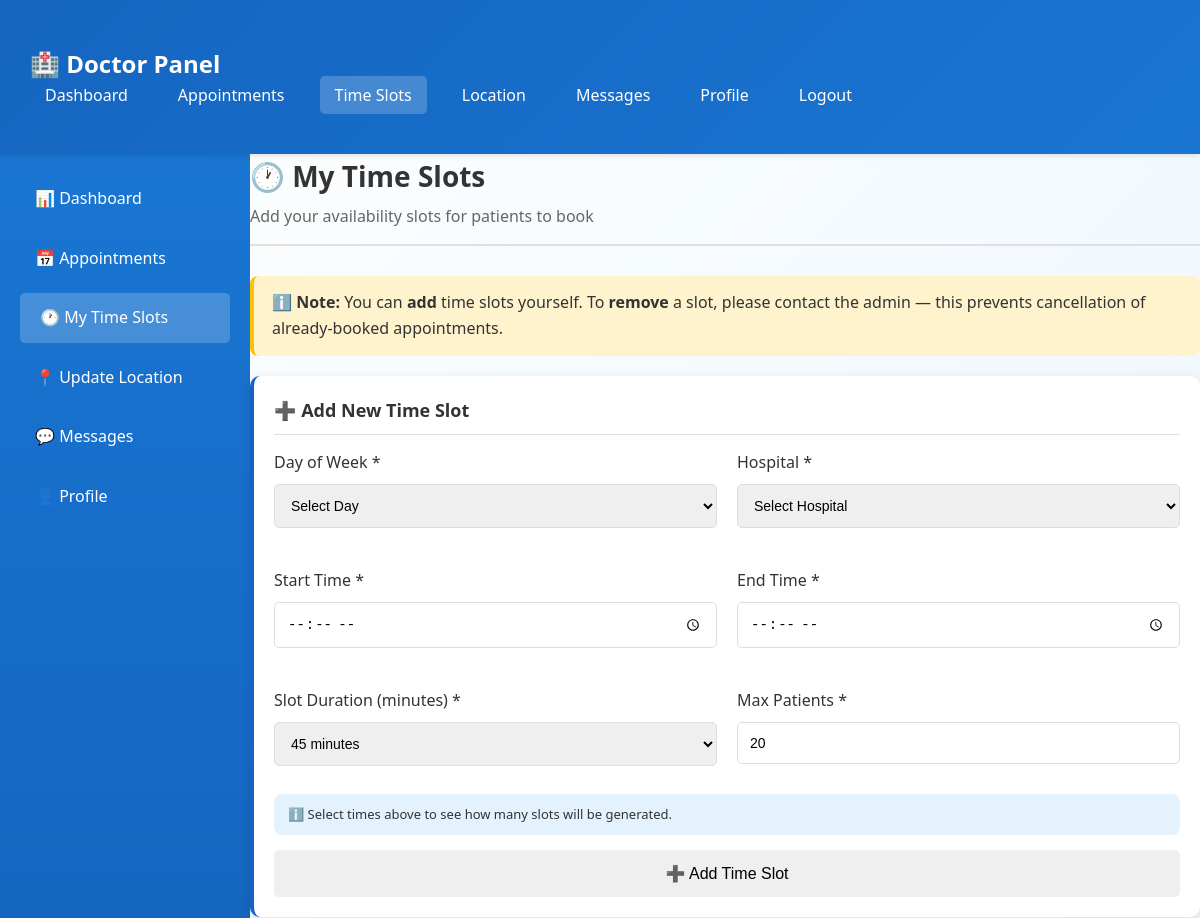
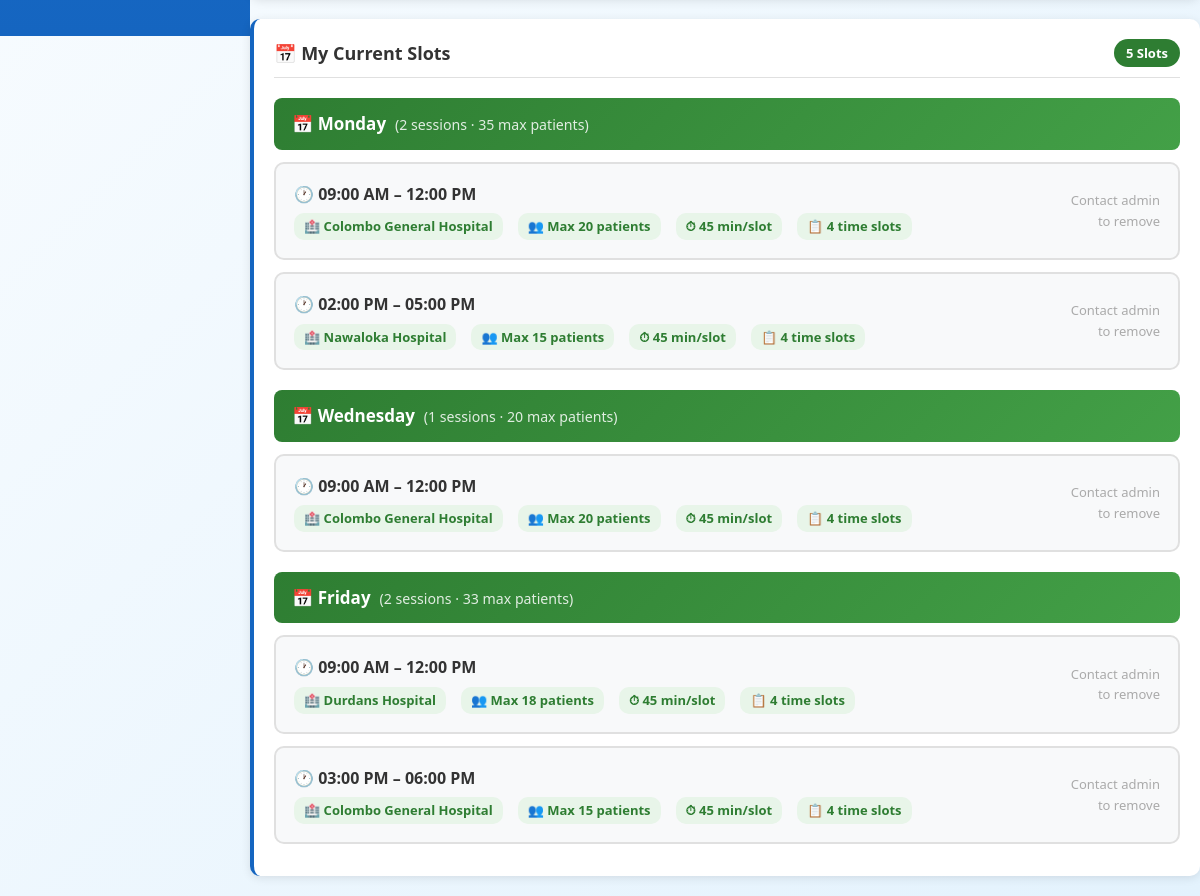
The page /doctor/manage_slots.php (signed in) on the database its author committed (2 pictures, top to bottom).
### tables this page shows
CREATE TABLE doctors (
    id INT PRIMARY KEY AUTO_INCREMENT,
    user_id INT UNIQUE NOT NULL,
    full_name VARCHAR(150) NOT NULL,
    specialization VARCHAR(100) NOT NULL,
    phone VARCHAR(20),
    license_number VARCHAR(50),
    consultation_fee DECIMAL(10,2) DEFAULT 0.00,
    current_hospital VARCHAR(200),
    accepts_video_call TINYINT(1) DEFAULT 0,
    next_hospital VARCHAR(200),
    ongoing_number INT DEFAULT 0,
    FOREIGN KEY (user_id) REFERENCES users(id) ON DELETE CASCADE
);

CREATE TABLE schedules (
    id INT PRIMARY KEY AUTO_INCREMENT,
    doctor_id INT NOT NULL,
    day_of_week ENUM('Monday', 'Tuesday', 'Wednesday', 'Thursday', 'Friday', 'Saturday', 'Sunday') NOT NULL,
    start_time TIME NOT NULL,
    end_time TIME NOT NULL,
    hospital_name VARCHAR(200) NOT NULL,
    max_patients INT DEFAULT 20,
    slot_duration INT DEFAULT 45 COMMENT 'Duration in minutes',
    created_at TIMESTAMP DEFAULT CURRENT_TIMESTAMP,
    FOREIGN KEY (doctor_id) REFERENCES doctors(id) ON DELETE CASCADE,
    INDEX idx_doctor_day (doctor_id, day_of_week)
);

### doctor/manage_slots.php (the view, shortened to what this page needs)
<?php
include '../includes/config.php';
$stmt = $conn->prepare("SELECT * FROM doctors WHERE user_id = ?");
$stmt->bind_param("i", $_SESSION['user_id']);
$stmt->execute();
$doctor = $stmt->get_result()->fetch_assoc();
$sched_stmt = $conn->prepare("SELECT * FROM schedules WHERE doctor_id = ? ORDER BY FIELD(day_of_week,'Monday','Tuesday','Wednesday','Thursday','Friday','Saturday','Sunday'), start_time");
$sched_stmt->bind_param("i", $doctor['id']);
$sched_stmt->execute();
$schedules = $sched_stmt->get_result();
?>
<!DOCTYPE html>
<html lang="en">
<head>
    <link rel="stylesheet" href="../css/style.css">
</head>
<body class="doctor-theme">
<nav class="navbar">
    <div class="main-content">
        <a href="dashboard.php" class="navbar-brand">🏥 Doctor Panel</a>
        <ul class="navbar-menu">
            <li><a href="dashboard.php">Dashboard</a></li>
            <li><a href="appointments.php">Appointments</a></li>
            <li><a href="manage_slots.php" style="background:rgba(255,255,255,0.2);">Time Slots</a></li>
            <li><a href="update_location.php">Location</a></li>
            <li><a href="messages.php">Messages</a></li>
            <li><a href="profile.php">Profile</a></li>
            <li><a href="../logout.php">Logout</a></li>
        </ul>
    </div>
</nav>
<div class="dashboard-container">
<div class="dashboard-container">
    <div ><div class="sidebar">
        <ul>
            <li><a href="dashboard.php">📊 Dashboard</a></li>
            <li><a href="appointments.php">📅 Appointments</a></li>
            <li><a href="manage_slots.php" class="active">🕐 My Time Slots</a></li>
            <li><a href="update_location.php">📍 Update Location</a></li>
            <li><a href="messages.php">💬 Messages</a></li>
            <li><a href="profile.php">👤 Profile</a></li>
        </ul>
    </div></div>
    <main >
        <div class="page-header">
            <h1>🕐 My Time Slots</h1>
            <p>Add your availability slots for patients to book</p>
        </div>
        <div class="no-delete-notice">
            ℹ️ <strong>Note:</strong> You can <strong>add</strong> time slots yourself. To <strong>remove</strong> a slot, please contact the admin — this prevents cancellation of already-booked appointments.
        </div>
        <div class="card">
            <div class="card-header">➕ Add New Time Slot</div>
            <form method="POST">
                <div style="display:grid;grid-template-columns:1fr 1fr;gap:20px;">
                    <div class="form-group">
                        <label>Day of Week *</label>
                        <select name="day_of_week" required>
                            <option value="">Select Day</option>
                        </select>
                    </div>
                    <div class="form-group">
                        <label>Hospital *</label>
                        <select name="hospital_name" required>
                            <option value="">Select Hospital</option>
                        </select>
                    </div>
                    <div class="form-group">
                        <label>Start Time *</label>
                        <input type="time" name="start_time" required>
                    </div>
                    <div class="form-group">
                        <label>End Time *</label>
                        <input type="time" name="end_time" required>
                    </div>
                    <div class="form-group">
                        <label>Slot Duration (minutes) *</label>
                        <select name="slot_duration" required>
                            <option value="45" selected>45 minutes</option>
                        </select>
                    </div>
                    <div class="form-group">
                        <label>Max Patients *</label>
                        <input type="number" name="max_patients" value="20" min="1" max="60" required>
                    </div>
                </div>
                <div class="calc-info" id="slot-calc">
                    ℹ️ Select times above to see how many slots will be generated.
                </div>
                <button type="submit" class="btn btn-glass-primary" style="width:100%;padding:14px;font-size:16px;margin-top:15px;">
                    ➕ Add Time Slot
                </button>
            </form>
        </div>
        <div class="card">
            <div class="card-header">
                📅 My Current Slots
                <span style="float:right;background:#2e7d32;color:white;padding:4px 12px;border-radius:20px;font-size:13px;"><?php echo $schedules->num_rows; ?> Slots</span>
            </div>
            <?php
            if ($schedules->num_rows > 0) {
                $grouped = [];
                while ($s = $schedules->fetch_assoc()) $grouped[$s['day_of_week']][] = $s;
                foreach ($grouped as $day => $slots) {
                    $total_patients = array_sum(array_column($slots, 'max_patients'));
                    echo '<div class="day-group-header">📅 '.$day.' &nbsp;<small style="font-weight:normal;opacity:0.85;">('.count($slots).' sessions · '.$total_patients.' max patients)</small></div>';
                    foreach ($slots as $slot) {
                        $start_fmt = date('h:i A', strtotime($slot['start_time']));
                        $end_fmt   = date('h:i A', strtotime($slot['end_time']));
                        $mins = (strtotime($slot['end_time']) - strtotime($slot['start_time'])) / 60;
                        $num_slots = floor($mins / $slot['slot_duration']);
                        echo '<div class="slot-card">';
                        echo '<div class="slot-info">';
                        echo '<strong>🕐 '.$start_fmt.' – '.$end_fmt.'</strong>';
                        echo '<div class="slot-meta">';
                        echo '<span>🏥 '.htmlspecialchars($slot['hospital_name']).'</span>';
                        echo '<span>👥 Max '.$slot['max_patients'].' patients</span>';
                        echo '<span>⏱ '.$slot['slot_duration'].' min/slot</span>';
                        echo '<span>📋 '.$num_slots.' time slots</span>';
                        echo '</div>';
                        echo '</div>';
                        echo '<div style="color:#aaa;font-size:13px;text-align:right;">Contact admin<br>to remove</div>';
                        echo '</div>';
                    }
                }
            } else {
                echo '<div style="text-align:center;padding:40px;color:#999;"><div style="font-size:48px;">🕐</div><h3>No time slots yet</h3><p>Add your first slot above.</p></div>';
            }
            ?>
        </div>
    </main>
</div>
</body>
</html>

### css/style.css (style rules this page uses)
* { margin: 0; padding: 0; box-sizing: border-box; }
body { font-family: 'Segoe UI', Tahoma, Geneva, Verdana, sans-serif; line-height: 1.6; color: #333; }
.doctor-theme { background: linear-gradient(135deg, #fff 0%, #e3f2fd 100%); }
.doctor-theme .navbar { background: linear-gradient(135deg, #1565c0 0%, #1976d2 100%); color: white; padding: 15px 0; box-shadow: 0 2px 5px rgba(0,0,0,0.1); }
.doctor-theme .sidebar { background: linear-gradient(180deg, #1976d2 0%, #1565c0 100%); color: white; }
.doctor-theme .card { border-left: 4px solid #1565c0; }
.navbar { display: flex; justify-content: space-between; align-items: center; padding: 15px 30px; position: sticky; top: 0; z-index: 1000; }
.navbar-brand { font-size: 24px; font-weight: bold; color: white; text-decoration: none; }
.navbar-menu { display: flex; list-style: none; gap: 20px; align-items: center; }
.navbar-menu a { color: white; text-decoration: none; padding: 8px 15px; border-radius: 5px; transition: all 0.3s; }
.dashboard-container { display: flex; min-height: calc(100vh - 70px); }
.sidebar { width: 250px; padding: 20px; min-height: 100vh; }
.sidebar ul { list-style: none; }
.sidebar ul li { margin-bottom: 10px; }
.sidebar ul li a { display: block; color: white; text-decoration: none; padding: 12px 15px; border-radius: 5px; transition: all 0.3s; }
.sidebar ul li a:hover, .sidebar ul li a.active { background: rgba(255,255,255,0.2); padding-left: 20px; }
.main-content { flex: 1; padding: 30px; }
.page-header { margin-bottom: 30px; padding-bottom: 15px; border-bottom: 2px solid #e0e0e0; }
.page-header h1 { font-size: 28px; margin-bottom: 5px; }
.page-header p { color: #666; }
.card { background: white; border-radius: 10px; padding: 20px; margin-bottom: 20px; box-shadow: 0 2px 10px rgba(0,0,0,0.1); transition: transform 0.3s, box-shadow 0.3s; }
.card-header { font-size: 18px; font-weight: bold; margin-bottom: 15px; padding-bottom: 10px; border-bottom: 1px solid #e0e0e0; }
.form-group { margin-bottom: 20px; }
.form-group label { display: block; margin-bottom: 8px; font-weight: 500; color: #333; }
.form-group input, .form-group select, .form-group textarea { width: 100%; padding: 12px; border: 1px solid #ddd; border-radius: 5px; font-size: 14px; transition: border-color 0.3s; }
.btn { padding: 12px 24px; border: none; border-radius: 5px; cursor: pointer; font-size: 14px; transition: all 0.3s; text-decoration: none; display: inline-block; }

### doctor/manage_slots.php (style rules this page uses)
.slot-card { background: #f8f9fa; border: 2px solid #e0e0e0; border-radius: 10px; padding: 18px; margin-bottom: 12px; display: flex; align-items: center; justify-content: space-between; gap: 15px; transition: border-color 0.2s; }
.day-group-header { background: linear-gradient(135deg, #2e7d32, #43a047); color: white; padding: 12px 18px; border-radius: 8px; margin: 20px 0 12px; font-size: 17px; font-weight: bold; }
.no-delete-notice { background: #fff3cd; border-left: 4px solid #ffc107; padding: 14px 18px; border-radius: 8px; margin-bottom: 20px; }
.slot-info { flex: 1; }
.slot-meta { display: flex; gap: 15px; flex-wrap: wrap; margin-top: 6px; font-size: 13px; color: #666; }
.slot-meta span { background: #e8f5e9; padding: 3px 10px; border-radius: 10px; color: #2e7d32; font-weight: 600; }
.calc-info { background: #e3f2fd; padding: 10px 14px; border-radius: 8px; font-size: 13px; margin-top: 8px; }

### rows shown on the page
doctors: ongoing_number "5"
schedules: start_time "09:00 AM", end_time "12:00 PM", hospital_name "Colombo General Hospital", max_patients "20", slot_duration "45", num_slots "4"
schedules: start_time "02:00 PM", end_time "05:00 PM", hospital_name "Nawaloka Hospital", max_patients "15", slot_duration "45", num_slots "4"
schedules: start_time "09:00 AM", end_time "12:00 PM", hospital_name "Colombo General Hospital", max_patients "20", slot_duration "45", num_slots "4"
schedules: start_time "09:00 AM", end_time "12:00 PM", hospital_name "Durdans Hospital", max_patients "18", slot_duration "45", num_slots "4"
schedules: start_time "03:00 PM", end_time "06:00 PM", hospital_name "Colombo General Hospital", max_patients "15", slot_duration "45", num_slots "4"

### other values the page prints
$day "Monday"
count($slots) "2"
$total_patients "35"
$day "Wednesday"
count($slots) "1"
$total_patients "20"
$day "Friday"
$total_patients "33"
